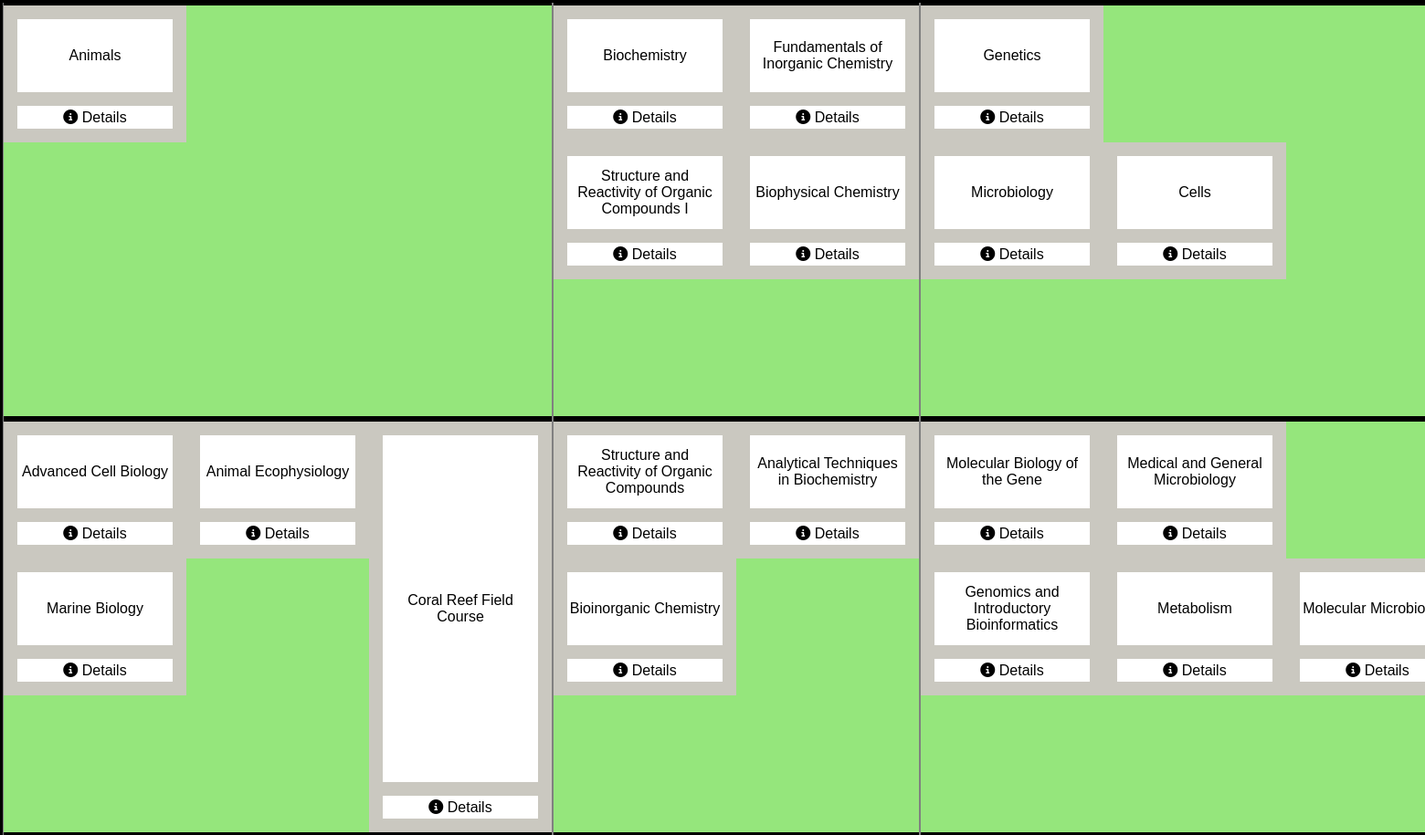
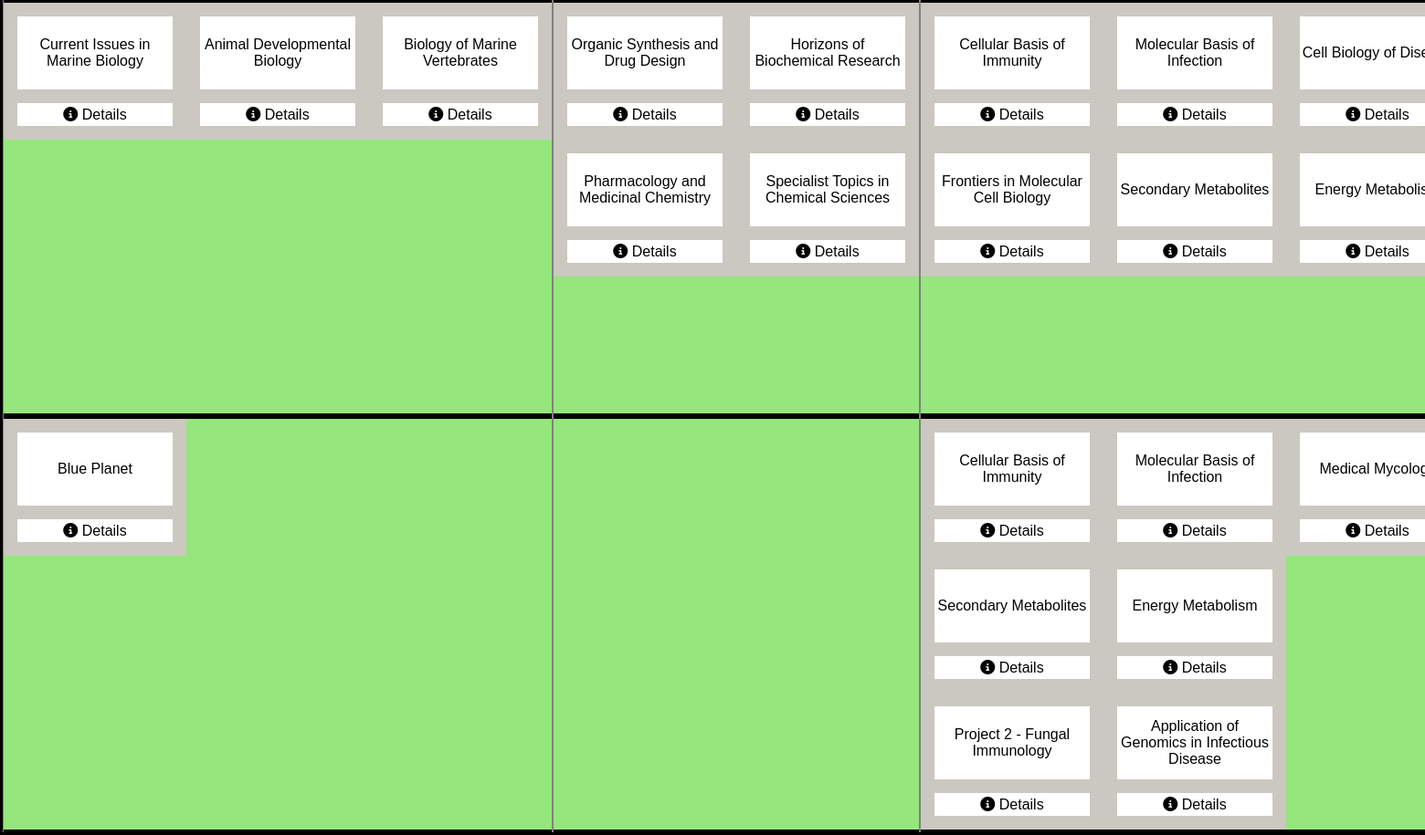
Screenshot of /diagram/ with the database file from the repository (2 pictures, top to bottom).
### diagram/models.py (models this page shows, shortened)
class Module(models.Model):
    uni_years = [('1','1'),('2','2'),('3','3'),('4','4'),('na','N/A')]
    uni_terms = [('1','1'),('2','2'),('3','3'),('12','1 and 2'),('Other','Other')]
    departments = [('CSM', 'Camborne School of Mines'), ('Comp', 'Computing'),
                    ('Eng', 'Engineering'), ('Maths', 'Mathematics'),
                    ('NatSci', 'Natural Sciences'), ('Phy', 'Physics and Astronomy'),
                    ('Bio', 'Biosciences'), ('Geo', 'Geography'), ('Other','Other')]
    name = models.CharField(max_length = 200)
    code = models.CharField(max_length = 20)
    year = models.CharField(max_length = 20, choices = uni_years)
    term = models.CharField(max_length = 20, choices = uni_terms)
    credits = models.IntegerField(default = 15)
    department = models.CharField(max_length = 200, choices = departments)
    category = models.CharField(max_length = 200, blank = True, default= 'na')
    sub_category = models.CharField(max_length = 200, blank = True, default= 'na')

### diagram/views.py (the view)
# urls.py: path('', views.map, name = 'Module map'),
def map(request):
    map = Map()
    table_data = map.table_data
    template = loader.get_template('diagram/map.html')
    context = {'table_data' : table_data,}
    return render(request, 'diagram/map.html', context)

### diagram/models.py (called while the page is built)
    def find_relevant_modules(self):
        for department in self.chosen_departments:
            for module in Module.objects.filter(department = department):
                if module.department not in self.columns_dict:
                    self.columns_dict[module.department] = [{}, self.num_depts]
                    self.num_depts +=1
                if module.category not in self.columns_dict[module.department][0]:
                    self.columns_dict[module.department][0][module.category] = {}
                if module.sub_category not in self.columns_dict[module.department][0][module.category]:
                    self.columns_dict[module.department][0][module.category][module.sub_category] = self.num_columns
                    self.num_columns +=1
                self.populate_module_detail_lists(module)

    def populate_module_detail_lists(self, module):
        self.relevant_modules_ids.append(module.id)
        self.module_names.append(module.name)
        self.module_codes.append(module.code)
        links = module.parent_module.all()
        links_list = []
        for link in links:
            links_list.append(link.linked_module)
        self.module_links_codes.append(links_list)
        self.determine_module_col(module)
        self.determine_module_row(module)

    def determine_module_row(self, module):
        year_mod = 'na'
        term_mod = 'na'
        if module.year == '1':
            year_mod = 1
        elif module.year == '2':
            year_mod = 2
        elif module.year == '3':
            year_mod = 3
        elif module.year == '4':
            year_mod = 4
        else:
            year_mod = 'na'
        if module.term == '1':
            term_mod = 1
        elif module.term == '2':
            term_mod = 2
        elif module.term == '3':
            term_mod = 3
        elif module.term == '12':
            term_mod = 12
        elif module.term == '123':
            term_mod = 123
        else:
            term_mod = 'na'
        self.module_year.append(year_mod)
        self.module_term.append(term_mod)

    def dept_colour(self, department):
        return self.dept_colours[self.potential_departments.index(department)]

    def group_start_T1_2_3(self, data_grouped, names, terms):
        data_grouped.append([[names[0],terms[0]]])
        del names[0], terms[0]
        self.group_modules(data_grouped, names, terms)

### diagram/templates/diagram/map.html (shortened to what this page needs)
<!DOCTYPE html PUBLIC "-//W3C//DTD HTML 4.01 Transitional//EN">
<html lang="en">
  <head>
  {% load static %}
    <link rel="stylesheet" type="text/css" href="{% static 'diagram/style.css' %}">
  {% block style %}
    <link rel="stylesheet" type="text/css" href="{% static "fontawesome/css/all.min.css" %}" />
  {% endblock %}
  </head>
  <body>
    {% if table_data %}
      <div class="div_table">
      {% for department in table_data %}
        <div class="department" style="{{department.1}}">
        {% for column in department.0 %}
          <div class="column">
          {% for row in column %}
            <div class="cell">
            {% for wrapper in row %}
              <div class="wrapper">
                {% for module in wrapper %}
                  {% if module.1 == 1 %}
                    <table class="module_T1">
                      <tbody>
                        <tr>
                          <td class="module_name">{{module.0}}</td>
                        </tr>
                        <tr>
                          <td class="details_link"><i class="fa fa-info-circle" aria-hidden="true"></i> Details</td>
                        </tr>
                      </tbody>
                    </table>
                  {% elif module.1 == 12 %}
                    <table class="module_T1_2">
                      <tbody>
                        <tr>
                          <td class="module_name">{{module.0}} </td>
                        </tr>
                        <tr>
                          <td class="details_link"><i class="fa fa-info-circle" aria-hidden="true"></i> Details</td>
                        </tr>
                      </tbody>
                    </table>
                  {% elif module.1 == 123 %}
                    <table class="module_T1_2_3">
                      <tbody>
                        <tr>
                          <td class="module_name">{{module.0}} </td>
                        </tr>
                        <tr>
                          <td class="details_link"><i class="fa fa-info-circle" aria-hidden="true"></i> Details</td>
                        </tr>
                      </tbody>
                    </table>
                  {% elif module.1 == 2 %}
                    <table class="module_T2">
                      <tbody>
                        <tr>
                          <td class="module_name">{{module.0}}</td>
                        </tr>
                        <tr>
                          <td class="details_link"><i class="fa fa-info-circle" aria-hidden="true"></i> Details</td>
                        </tr>
                      </tbody>
                    </table>
                  {% elif module.1 == 3 %}
                    <table class="module_T3">
                      <tbody>
                        <tr class="module_name">
                          <td>{{module.0}}</td>
                        </tr>
                        <tr>
                          <td class="details_link"><i class="fa fa-info-circle" aria-hidden="true"></i> Details</td>
                        </tr>
                      </tbody>
                    </table>
                  {% elif module.1 == -1 %}
                    <div class="Spacer">
                    </div>
                  {% endif %}
                {% endfor %}
              </div>
            {% endfor %}
            </div>
          {% endfor %}
          </div>
        {% endfor %}
        </div>
      {% endfor %}
      </div>
    {% else %}
      <p>No modules are available.</p>
    {% endif %}
  </body>
</html>

### diagram/static/diagram/style.css (style rules this page uses)
body { font: 16px Arial, sans-serif; line-height: 1.6em; margin:0; }
td { background-color: rgb(255, 255, 255); }
.div_table { display: flex; flex-direction: row; }
.department { display: flex; flex-direction: row; border: 3px black solid; }
.column { display: flex; flex-direction: column; border-left-style: solid; border-right-style: solid; border-width: 1px; border-color: grey; }
.cell { display:flex; height: 450px; min-width: 200px; border-top-style: solid; border-bottom-style: solid; border-width: 3px; border-color: black; flex-direction: row; }
.wrapper { display:flex; height: 100%; width: 200px; flex-direction: column; }
.module_T1 { background-color: #CAC8C0; width: 200px; height: 150px; border-spacing: 15px; text-align: center; }
.module_T1_2_3 { background-color: #CAC8C0; width: 200px; height: 450px; border-spacing: 15px; text-align: center; }
.module_T2 { background-color: #CAC8C0; width: 200px; height: 150px; border-spacing: 15px; text-align: center; }
.module_T3 { background-color: #CAC8C0; width: 200px; height: 150px; border-spacing: 15px; text-align: center; }
.details_link { height: 25px; }
.spacer { width: 200px; height: 150px; }

### rows the page displays
Module: name "Animals"
Module: name "Advanced Cell Biology"
Module: name "Marine Biology"
Module: name "Animal Ecophysiology"
Module: name "Coral Reef Field Course"
Module: name "Current Issues in Marine Biology"
Module: name "Animal Developmental Biology"
Module: name "Biology of Marine Vertebrates"
Module: name "Blue Planet"
Module: name "Biochemistry"
Module: name "Structure and Reactivity of Organic Compounds I"
Module: name "Fundamentals of Inorganic Chemistry"
Module: name "Biophysical Chemistry"
Module: name "Structure and Reactivity of Organic Compounds"
Module: name "Bioinorganic Chemistry"
Module: name "Analytical Techniques in Biochemistry"
Module: name "Organic Synthesis and Drug Design"
Module: name "Pharmacology and Medicinal Chemistry"
Module: name "Horizons of Biochemical Research"
Module: name "Specialist Topics in Chemical Sciences"
Module: name "Genetics"
Module: name "Microbiology"
Module: name "Cells"
Module: name "Molecular Biology of the Gene"
Module: name "Genomics and Introductory Bioinformatics"
Module: name "Medical and General Microbiology"
Module: name "Metabolism"
Module: name "Molecular…"
Module: name "Cellular Basis of Immunity"
Module: name "Frontiers in Molecular Cell Biology"
Module: name "Molecular Basis of Infection"
Module: name "Secondary Metabolites"
Module: name "Cell Biology of…"
Module: name "Energy…"
Module: name "Cellular Basis of Immunity"
Module: name "Secondary Metabolites"
Module: name "Project 2 - Fungal Immunology"
Module: name "Molecular Basis of Infection"
Module: name "Energy Metabolism"
Module: name "Application of Genomics in Infectious Disease"
Module: name "Medical…"
